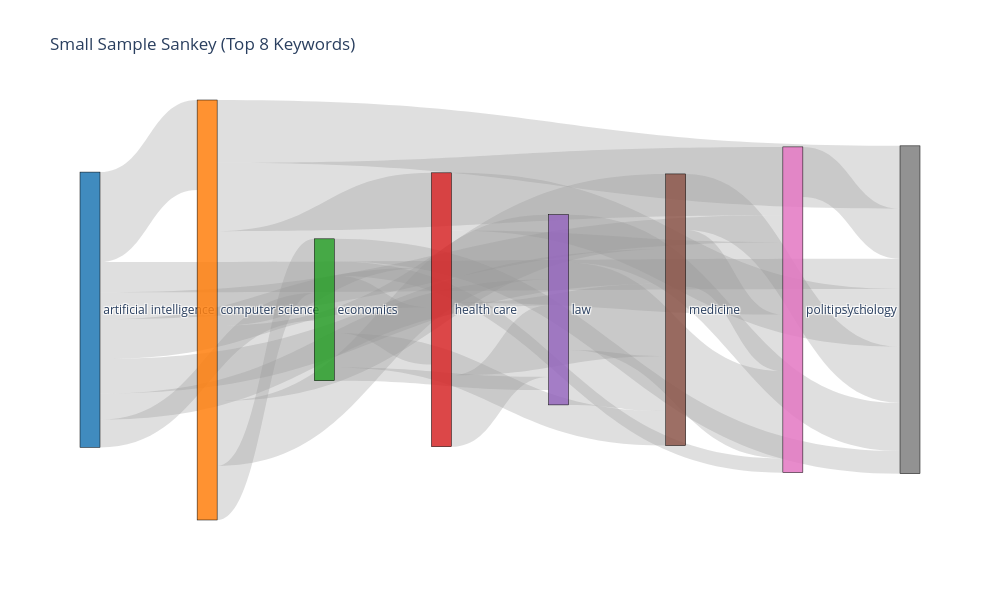

The notebook cell this image was saved under:
### Code cell
import pandas as pd
import numpy as np
from collections import Counter
import itertools
import plotly.graph_objects as go
import seaborn as sns

# ---------------------------------------------------------
# 1. Use your existing keyword lists
# ---------------------------------------------------------
kw_lists = df["author_kw_list"].dropna().tolist()

# ---------------------------------------------------------
# 2. Build co-occurrence pairs
# ---------------------------------------------------------
pair_counter = Counter()

for kws in kw_lists:
    kws_unique = sorted(set(kws))
    for a, b in itertools.combinations(kws_unique, 2):
        pair_counter[(a, b)] += 1

pairs_df = pd.DataFrame(
    [(a, b, w) for (a, b), w in pair_counter.items()],
    columns=["term1", "term2", "weight"]
)

# ---------------------------------------------------------
# 3. SMALL SAMPLE FILTER
# ---------------------------------------------------------

# Top 8 most frequent keywords
freq_counter = Counter()
for kws in kw_lists:
    freq_counter.update(kws)

freq_df = pd.DataFrame(freq_counter.items(), columns=["kw", "freq"])
top_keywords = set(freq_df.sort_values("freq", ascending=False).head(8)["kw"])

# Keep only pairs where both terms are in top 8
pairs_df = pairs_df[
    pairs_df["term1"].isin(top_keywords) &
    pairs_df["term2"].isin(top_keywords)
]

# Keep only strong connections
pairs_df = pairs_df[pairs_df["weight"] >= 2]

print("Small sample pairs:")
print(pairs_df)

# ---------------------------------------------------------
# 4. Build node list
# ---------------------------------------------------------
all_terms = sorted(set(pairs_df["term1"]).union(set(pairs_df["term2"])))
term_to_id = {t: i for i, t in enumerate(all_terms)}

sources = [term_to_id[t] for t in pairs_df["term1"]]
targets = [term_to_id[t] for t in pairs_df["term2"]]
values  = pairs_df["weight"].tolist()

# ---------------------------------------------------------
# 5. Colors
# ---------------------------------------------------------
palette = sns.color_palette("tab10", len(all_terms))
node_colors = [
    f"rgba({int(r*255)}, {int(g*255)}, {int(b*255)}, 0.85)"
    for r, g, b in palette
]

# ---------------------------------------------------------
# 6. Build Sankey
# ---------------------------------------------------------
fig = go.Figure(data=[go.Sankey(
    arrangement="snap",
    node=dict(
        pad=20,
        thickness=20,
        line=dict(color="black", width=0.5),
        label=all_terms,
        color=node_colors
    ),
    link=dict(
        source=sources,
        target=targets,
        value=values,
        color="rgba(150,150,150,0.3)"
    )
)])

fig.update_layout(
    title_text="Small Sample Sankey (Top 8 Keywords)",
    font_size=12,
    width=1000,
    height=600
)

fig.show()

### Figure 1 — Plotly figure (JSON) as saved in the notebook; plotly's stock layout.template omitted (floating-point values rounded to 4 significant figures)
{"data": [{"arrangement": "snap", "link": {"color": "rgba(150,150,150,0.3)", "source": [0, 0, 0, 0, 1, 1, 1, 2, 2, 3, 1, 2, 3, 5, 0, 0, 0, 1, 1, 3, 3, 4, 4, 6, 4, 5, 2, 2], "target": [1, 2, 3, 5, 2, 3, 5, 3, 5, 5, 7, 7, 7, 7, 4, 6, 7, 4, 6, 4, 6, 6, 7, 7, 5, 6, 6, 4], "value": [517, 160, 229, 199, 311, 544, 433, 329, 199, 416, 361, 130, 332, 323, 149, 155, 174, 373, 393, 411, 416, 502, 277, 288, 315, 325, 82, 76]}, "node": {"color": ["rgba(31, 119, 180, 0.85)", "rgba(255, 127, 14, 0.85)", "rgba(44, 160, 44, 0.85)", "rgba(214, 39, 40, 0.85)", "rgba(148, 103, 189, 0.85)", "rgba(140, 86, 75, 0.85)", "rgba(227, 119, 194, 0.85)", "rgba(127, 127, 127, 0.85)"], "label": ["artificial intelligence", "computer science", "economics", "health care", "law", "medicine", "political science", "psychology"], "line": {"color": "black", "width": 0.5}, "pad": 20, "thickness": 20}, "type": "sankey"}], "layout": {"font": {"size": 12}, "height": 600, "title": {"text": "Small Sample Sankey (Top 8 Keywords)"}, "width": 1000}}
